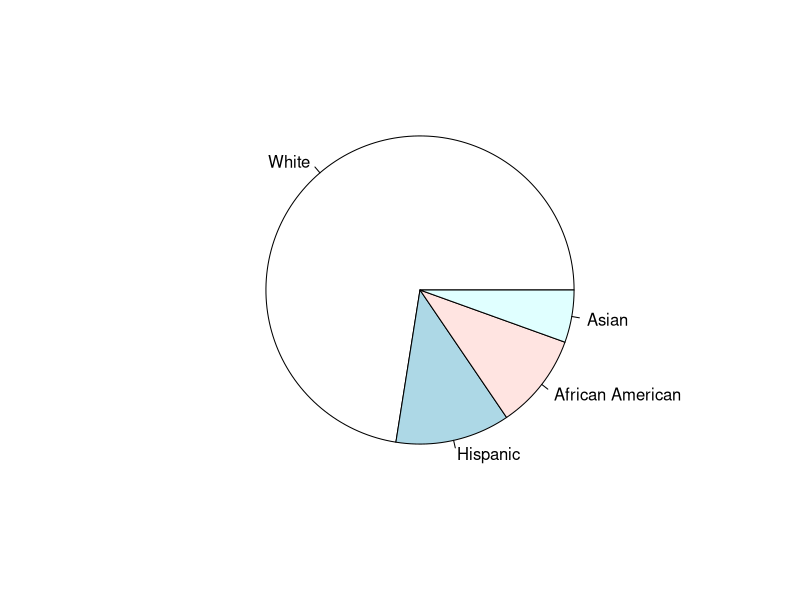
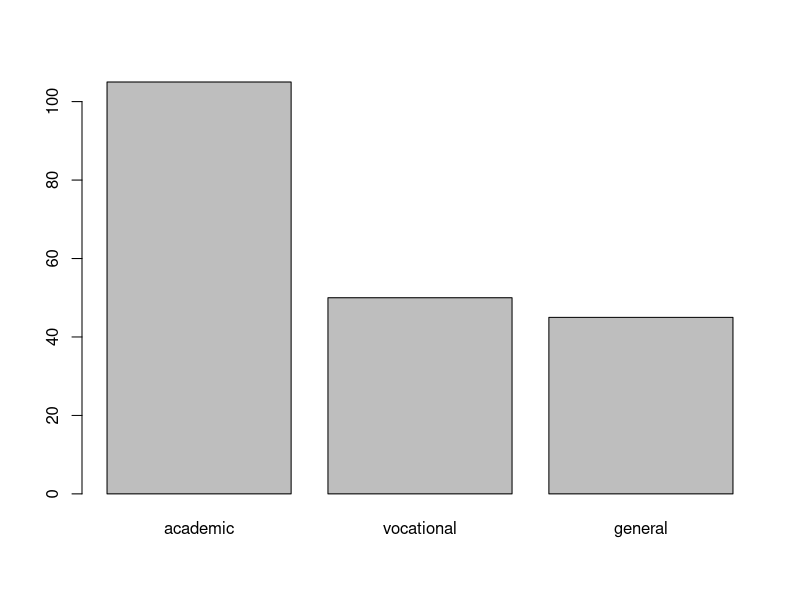
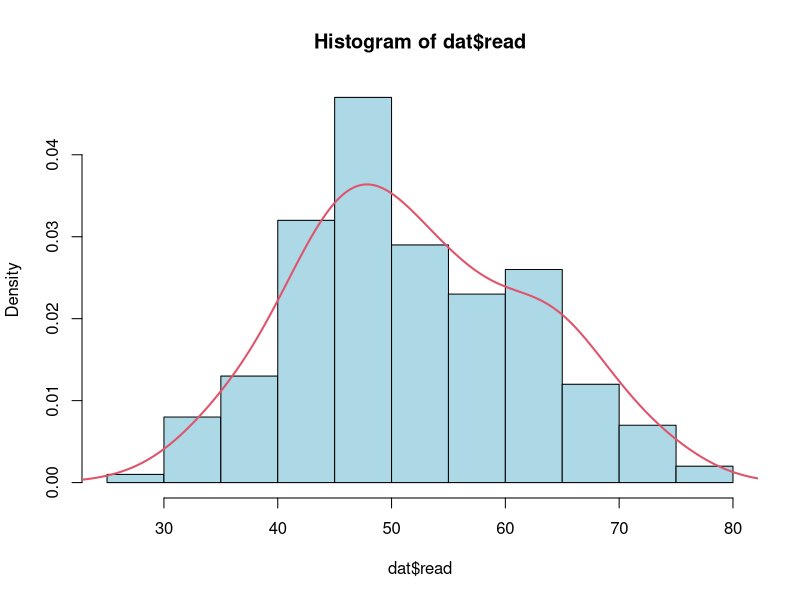
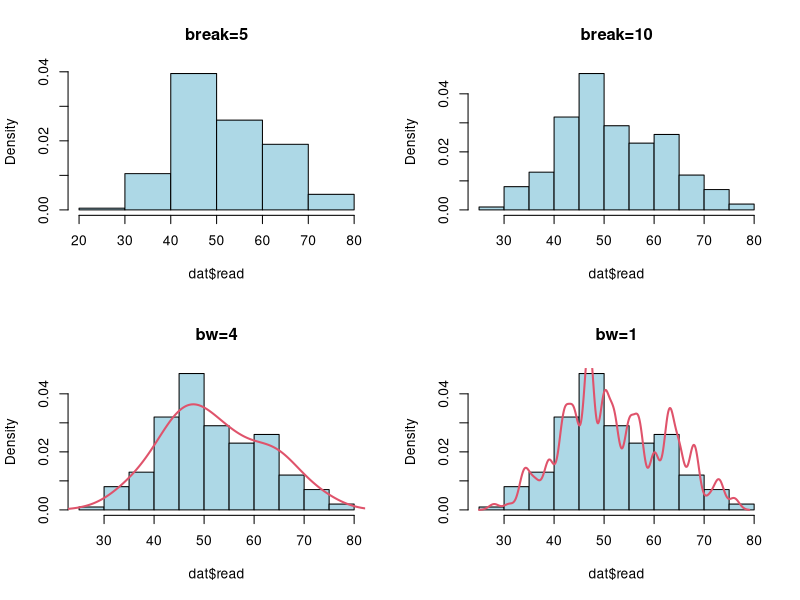
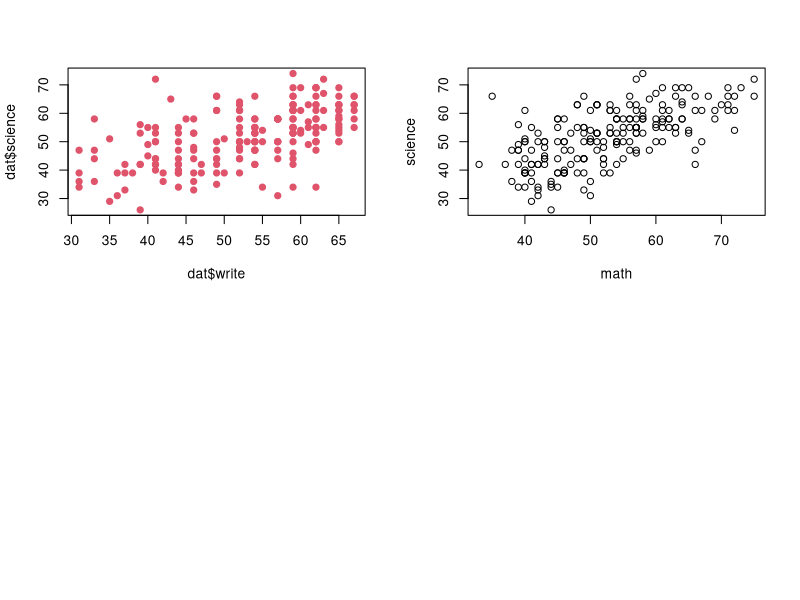

Recreate these plots in R, in order.
## ---- chunk 1
library(knitr)
library(magrittr)
library(xtable)
library(dplyr)
library(ggplot2)
opts_chunk$set(echo = FALSE, cache=TRUE, comment="")
fig <- function(path, size = 100) {
  sprintf("<img src='img/%s' style='max-width: %d%%;max-height: %d%%'></img>", 
          path, size, size)
}
fig2 <- function(path, size = 100) {
  sprintf("<img src='img/%s' style='width: %d%%'></img>", 
          path, size)
}
sys_name <- Sys.info()["sysname"] %>% tolower
sys_encode <- c("utf8", "utf8", "big5")[pmatch(sys_name, c("linux", "darwin", "windows"))]
sessionInfo() %>% capture.output %>% cat(file = "sessionInfo.log", sep = "\n")
## ---- chunk 2
dat <- read.csv(file = "hsb.csv")
## ---- chunk 3
pie(sort(table(dat$race), decreasing = TRUE))
## ---- chunk 4
barplot(sort(table(dat$prog), decreasing = TRUE))
## ---- chunk 5
hist(dat$read, breaks=10, col="lightblue", prob=TRUE)
lines(density(dat$read, bw=4), col=2, lwd=2)
## ---- chunk 6
par(mfrow=c(2,2))
hist(dat$read, breaks=5, col="lightblue", prob=TRUE, main="break=5")
hist(dat$read, breaks=10, col="lightblue", prob=TRUE, main="break=10")

hist(dat$read, breaks=10, col="lightblue", prob=TRUE, main="bw=4")
lines(density(dat$read, bw=4), col=2, lwd=2)
hist(dat$read, breaks=10, col="lightblue", prob=TRUE, main="bw=1")
lines(density(dat$read, bw=1), col=2, lwd=2)
## ---- chunk 7
plot(x=dat$write, y=dat$science, pch=19, col=2)
## ---- chunk 8
plot(x=dat$math, y=dat$science, xlab="math", ylab="science")
